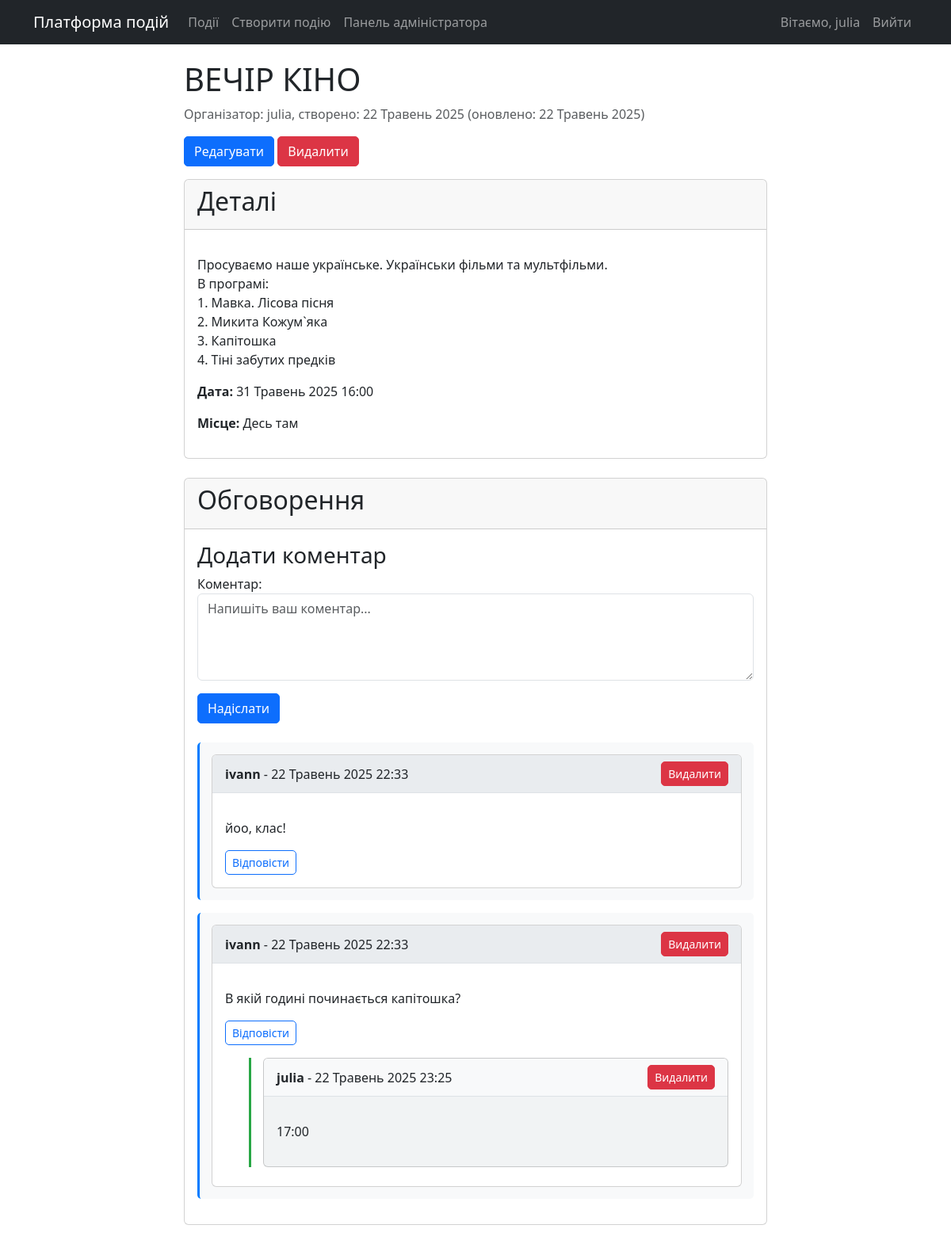
The page /events/2/ (signed in) on the database its author committed.
### events/models.py (models this page shows, shortened)
class Event(models.Model):
    title = models.CharField(max_length=200)
    description = models.TextField()
    date = models.DateTimeField()
    location = models.CharField(max_length=200)
    organizer = models.ForeignKey(User, on_delete=models.CASCADE)
    created_at = models.DateTimeField(auto_now_add=True)
    updated_at = models.DateTimeField(auto_now=True)

class Comment(models.Model):
    event = models.ForeignKey(Event, on_delete=models.CASCADE, related_name='comments')
    author = models.ForeignKey(User, on_delete=models.CASCADE)
    text = models.TextField()
    created_at = models.DateTimeField(auto_now_add=True)
    parent = models.ForeignKey('self', null=True, blank=True, on_delete=models.CASCADE, related_name='replies')
    class Meta:
        ordering = ['created_at']

### events/views.py (the view)
# urls.py: path('events/<int:pk>/', views.event_detail, name='event_detail'),
def event_detail(request, pk):
    event = get_object_or_404(Event, pk=pk)
    comments = Comment.objects.filter(event=event, parent=None).order_by('created_at')
    if request.method == 'POST' and 'comment_submit' in request.POST:
        comment_form = CommentForm(request.POST)
        if comment_form.is_valid() and request.user.is_authenticated:
            new_comment = comment_form.save(commit=False)
            new_comment.event = event
            new_comment.author = request.user
            new_comment.save()
            messages.success(request, 'Коментар додано успішно!')
            return redirect('event_detail', pk=event.pk)
    else:
        comment_form = CommentForm()
    reply_form = ReplyForm()
    context = {
        'event': event,
        'comments': comments,
        'comment_form': comment_form,
        'reply_form': reply_form,
    }
    return render(request, 'events/event_detail.html', context)

### events/forms.py
class CommentForm(forms.ModelForm):
    class Meta:
        model = Comment
        fields = ['text']
        widgets = {
            'text': forms.Textarea(attrs={'rows': 4, 'class': 'form-control', 'placeholder': 'Напишіть ваш коментар...'}),
        }
        labels = {
            'text': 'Коментар:',
        }

class ReplyForm(forms.ModelForm):
    class Meta:
        model = Comment
        fields = ['text']
        widgets = {
            'text': forms.Textarea(attrs={'rows': 3, 'class': 'form-control', 'placeholder': 'Напишіть вашу відповідь...'}),
        }
        labels = {
            'text': 'Відповідь:',
        }

### templates/events/event_detail.html (shortened to what this page needs)
{% extends 'base.html' %}
{% block content %}
<div class="row">
    <div class="col-md-8 offset-md-2">
        <h1>{{ event.title }}</h1>
        <p class="text-muted">
            Організатор: <span class="event-organizer">{{ event.organizer.username }}</span>,
            створено: <span class="event-date">{{ event.created_at|date:"d F Y" }}</span>
            {% if event.updated_at %}(оновлено: <span class="event-date">{{ event.updated_at|date:"d F Y" }}</span>){% endif %}
        </p>
        {% if user == event.organizer or user.is_superuser %}
        <div class="mb-3">
            <a href="{% url 'event_edit' event.pk %}" class="btn btn-primary">Редагувати</a>
            <a href="{% url 'event_delete' event.pk %}" class="btn btn-danger">Видалити</a>
        </div>
        {% endif %}
        <div class="card mb-4 event-details">
            <div class="card-header">
                <h2>Деталі</h2>
            </div>
            <div class="card-body">
                <p>{{ event.description|linebreaks }}</p>
                <p><strong>Дата:</strong> {{ event.date|date:"d F Y H:i" }}</p>
                <p><strong>Місце:</strong> {{ event.location }}</p>
            </div>
        </div>
        <div class="card mb-4 discussion-section">
            <div class="card-header">
                <h2>Обговорення</h2>
            </div>
            <div class="card-body">
                {% if user.is_authenticated %}
                <div class="mb-4">
                    <h3>Додати коментар</h3>
                    <form method="post" action="{% url 'event_detail' event.pk %}">
                        {{ comment_form.as_p }}
                        <button type="submit" name="comment_submit" class="btn btn-primary">Надіслати</button>
                    </form>
                </div>
                {% else %}
                <div class="alert alert-info">
                    <a href="{% url 'login' %}">Увійдіть</a>, щоб залишити коментар.
                </div>
                {% endif %}
                <div class="comments-section">
                    {% for comment in comments %}
                    <div class="comment mb-3" id="comment-{{ comment.id }}">
                        <div class="card">
                            <div class="card-header d-flex justify-content-between align-items-center">
                                <span><strong>{{ comment.author.username }}</strong> - {{ comment.created_at|date:"d F Y H:i" }}</span>
                                {% if user == comment.author or user.is_superuser %}
                                <a href="{% url 'delete_comment' comment.pk %}" class="btn btn-sm btn-danger"
                                   onclick="return confirm('Ви впевнені, що хочете видалити цей коментар?')">Видалити</a>
                                {% endif %}
                            </div>
                            <div class="card-body">
                                <p>{{ comment.text|linebreaks }}</p>
                                {% if user.is_authenticated %}
                                <button class="btn btn-sm btn-outline-primary reply-btn"
                                        data-comment-id="{{ comment.id }}">
                                    Відповісти
                                </button>
                                {% endif %}
                                {% if comment.replies.all %}
                                <div class="replies mt-3">
                                    {% for reply in comment.replies.all %}
                                    <div class="reply card mb-2">
                                        <div class="card-header d-flex justify-content-between align-items-center bg-light">
                                            <span><strong>{{ reply.author.username }}</strong> - {{ reply.created_at|date:"d F Y H:i" }}</span>
                                            {% if user == reply.author or user.is_superuser %}
                                            <a href="{% url 'delete_comment' reply.pk %}" class="btn btn-sm btn-danger"
                                               onclick="return confirm('Ви впевнені, що хочете видалити цю відповідь?')">Видалити</a>
                                            {% endif %}
                                        </div>
                                        <div class="card-body">
                                            <p>{{ reply.text|linebreaks }}</p>
                                        </div>
                                    </div>
                                    {% endfor %}
                                </div>
                                {% endif %}
                            </div>
                        </div>
                    </div>
                    {% empty %}
                    <p class="text-muted">Поки немає коментарів. Будьте першим!</p>
                    {% endfor %}
                </div>
            </div>
        </div>
    </div>
</div>
{% endblock %}

### templates/base.html (shortened to what this page needs)
<!DOCTYPE html>
{% load static %}
<html lang="uk">
<head>
    <link href="https://cdn.jsdelivr.net/npm/bootstrap@5.3.0/dist/css/bootstrap.min.css" rel="stylesheet">
</head>
<body>
    <nav class="navbar navbar-expand-lg navbar-dark bg-dark">
        <div class="container">
            <a class="navbar-brand" href="{% url 'event_list' %}">Платформа подій</a>
            <div class="collapse navbar-collapse" id="navbarNav">
                <ul class="navbar-nav me-auto">
                    <li class="nav-item">
                        <a class="nav-link" href="{% url 'event_list' %}">Події</a>
                    </li>
                    {% if user.is_authenticated %}
                    <li class="nav-item">
                        <a class="nav-link" href="{% url 'event_create' %}">Створити подію</a>
                    </li>
                    {% endif %}
                    {% if user.is_superuser %}
                    <li class="nav-item">
                        <a class="nav-link" href="{% url 'admin_dashboard' %}">Панель адміністратора</a>
                    </li>
                    {% endif %}
                </ul>
                <ul class="navbar-nav">
                    {% if user.is_authenticated %}
                    <li class="nav-item">
                        <span class="nav-link">Вітаємо, {{ user.username }}</span>
                    </li>
                    <li class="nav-item">
                        <form method="post" action="{% url 'logout' %}" class="d-inline">
                            <button type="submit" class="btn btn-link nav-link">Вийти</button>
                        </form>
                    </li>
                    {% endif %}
                </ul>
            </div>
        </div>
    </nav>
    <div class="container">
        {% block content %}{% endblock %}
    </div>
</body>
</html>

### templates/base.html (style rules this page uses)
.navbar { margin-bottom: 20px; }
.comment { border-left: 3px solid #007bff; padding: 15px; margin-bottom: 15px; background-color: #f8f9fa; border-radius: 5px; }
.comment .card-header { background-color: #e9ecef; border-bottom: 1px solid #dee2e6; }
.replies { margin-left: 30px; border-left: 3px solid #28a745; padding-left: 15px; margin-top: 15px; }
.reply { background-color: #f1f3f4; margin-bottom: 10px; }
.reply .card-header { background-color: #e2e6ea; }
.btn-link.nav-link { background: none; border: none; padding: 0.5rem 1rem; color: rgba(255, 255, 255, 0.55); text-decoration: none; cursor: pointer; font-size: 1rem; }
.btn { border-radius: 5px; transition: all 0.2s; }
.reply-btn { font-size: 0.875rem; padding: 0.25rem 0.5rem; }
.comment, .reply { animation: fadeIn 0.3s ease-in; }

### rows shown on the page
Event: title "ВЕЧІР КІНО", organizer.username "julia", created_at "22 Травень 2025", updated_at "22 Травень 2025", description "Просуваємо наше українське. Українськи фільми та мультфільми. В програмі: 1. Мавка. Лісова пісня 2. Микита Кожум`яка 3. Капітошка 4. Тіні забутих предків", date "31 Травень 2025 16:00", location "Десь там"
Comment: author.username "ivann", created_at "22 Травень 2025 22:33", shows "Видалити", text "йоо, клас!"
Comment: author.username "ivann", created_at "22 Травень 2025 22:33", shows "Видалити", text "В якій годині починається капітошка?"
Comment: author.username "julia", created_at "22 Травень 2025 23:25", shows "Видалити", text "17:00"

### other values the page prints
{{ user.username }} "julia"
